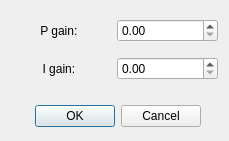
<?xml version="1.0" encoding="UTF-8"?>
<ui version="4.0">
 <class>Dialog</class>
 <widget class="QDialog" name="Dialog">
  <property name="geometry">
   <rect>
    <x>0</x>
    <y>0</y>
    <width>229</width>
    <height>141</height>
   </rect>
  </property>
  <property name="windowTitle">
   <string>Dialog</string>
  </property>
  <widget class="QDialogButtonBox" name="buttonBox">
   <property name="geometry">
    <rect>
     <x>20</x>
     <y>100</y>
     <width>181</width>
     <height>32</height>
    </rect>
   </property>
   <property name="orientation">
    <enum>Qt::Horizontal</enum>
   </property>
   <property name="standardButtons">
    <set>QDialogButtonBox::Cancel|QDialogButtonBox::Ok</set>
   </property>
  </widget>
  <widget class="QWidget" name="gridLayoutWidget">
   <property name="geometry">
    <rect>
     <x>10</x>
     <y>10</y>
     <width>208</width>
     <height>80</height>
    </rect>
   </property>
   <layout class="QGridLayout" name="gridLayout">
    <item row="1" column="0">
     <widget class="QLabel" name="i_Label">
      <property name="text">
       <string>I gain: </string>
      </property>
      <property name="alignment">
       <set>Qt::AlignCenter</set>
      </property>
     </widget>
    </item>
    <item row="0" column="0">
     <widget class="QLabel" name="p_Label">
      <property name="minimumSize">
       <size>
        <width>100</width>
        <height>2</height>
       </size>
      </property>
      <property name="text">
       <string>P gain: </string>
      </property>
      <property name="alignment">
       <set>Qt::AlignCenter</set>
      </property>
     </widget>
    </item>
    <item row="0" column="1">
     <widget class="QDoubleSpinBox" name="Pgain_doubleSpinBox"/>
    </item>
    <item row="1" column="1">
     <widget class="QDoubleSpinBox" name="Igain_doubleSpinBox"/>
    </item>
   </layout>
  </widget>
 </widget>
 <resources/>
 <connections>
  <connection>
   <sender>buttonBox</sender>
   <signal>accepted()</signal>
   <receiver>Dialog</receiver>
   <slot>accept()</slot>
   <hints>
    <hint type="sourcelabel">
     <x>248</x>
     <y>254</y>
    </hint>
    <hint type="destinationlabel">
     <x>157</x>
     <y>274</y>
    </hint>
   </hints>
  </connection>
  <connection>
   <sender>buttonBox</sender>
   <signal>rejected()</signal>
   <receiver>Dialog</receiver>
   <slot>reject()</slot>
   <hints>
    <hint type="sourcelabel">
     <x>316</x>
     <y>260</y>
    </hint>
    <hint type="destinationlabel">
     <x>286</x>
     <y>274</y>
    </hint>
   </hints>
  </connection>
 </connections>
</ui>
